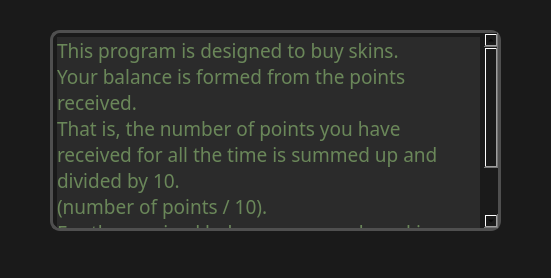
<?xml version="1.0" encoding="UTF-8"?>
<ui version="4.0">
 <class>MainWindow</class>
 <widget class="QMainWindow" name="MainWindow">
  <property name="geometry">
   <rect>
    <x>0</x>
    <y>0</y>
    <width>551</width>
    <height>278</height>
   </rect>
  </property>
  <property name="minimumSize">
   <size>
    <width>551</width>
    <height>278</height>
   </size>
  </property>
  <property name="maximumSize">
   <size>
    <width>551</width>
    <height>278</height>
   </size>
  </property>
  <property name="windowTitle">
   <string>MainWindow</string>
  </property>
  <property name="styleSheet">
   <string notr="true">background-color:#1a1a1a;</string>
  </property>
  <widget class="QWidget" name="centralwidget">
   <widget class="QTextBrowser" name="textBrowser">
    <property name="geometry">
     <rect>
      <x>50</x>
      <y>30</y>
      <width>451</width>
      <height>201</height>
     </rect>
    </property>
    <property name="minimumSize">
     <size>
      <width>391</width>
      <height>111</height>
     </size>
    </property>
    <property name="maximumSize">
     <size>
      <width>16777215</width>
      <height>16777215</height>
     </size>
    </property>
    <property name="font">
     <font>
      <family>Trebuchet MS</family>
      <pointsize>14</pointsize>
     </font>
    </property>
    <property name="focusPolicy">
     <enum>Qt::NoFocus</enum>
    </property>
    <property name="styleSheet">
     <string notr="true"> .QTextBrowser{
	background-color:#1a1a1a;
	border-radius:10px;
	border:3px solid #4f4f4f;
	color:#ffffff;
}
.QTextBrowser:hover{
 	background-color:#272727;
	color:#FF0266;
 }</string>
    </property>
    <property name="html">
     <string>&lt;!DOCTYPE HTML PUBLIC &quot;-//W3C//DTD HTML 4.0//EN&quot; &quot;http://www.w3.org/TR/REC-html40/strict.dtd&quot;&gt;
&lt;html&gt;&lt;head&gt;&lt;meta name=&quot;qrichtext&quot; content=&quot;1&quot; /&gt;&lt;style type=&quot;text/css&quot;&gt;
p, li { white-space: pre-wrap; }
&lt;/style&gt;&lt;/head&gt;&lt;body style=&quot; font-family:'Trebuchet MS'; font-size:14pt; font-weight:400; font-style:normal;&quot;&gt;
&lt;p style=&quot; margin-top:12px; margin-bottom:12px; margin-left:0px; margin-right:0px; -qt-block-indent:0; text-indent:0px; background-color:#2b2b2b;&quot;&gt;&lt;span style=&quot; font-family:'JetBrains Mono','monospace'; color:#6a8759;&quot;&gt;This program is designed to buy skins. &lt;br /&gt;Your balance is formed from the points received. &lt;br /&gt;That is, the number of points you have received for all the time is summed up and divided by 10. &lt;br /&gt;(number of points / 10). &lt;br /&gt;For the received balance, you can buy skins. &lt;br /&gt;In the menu, you can check your balance and buy skins if you have enough balance.&lt;/span&gt;&lt;/p&gt;&lt;/body&gt;&lt;/html&gt;</string>
    </property>
   </widget>
  </widget>
  <widget class="QMenuBar" name="menubar">
   <property name="geometry">
    <rect>
     <x>0</x>
     <y>0</y>
     <width>551</width>
     <height>21</height>
    </rect>
   </property>
  </widget>
  <widget class="QStatusBar" name="statusbar"/>
 </widget>
 <resources/>
 <connections/>
</ui>
